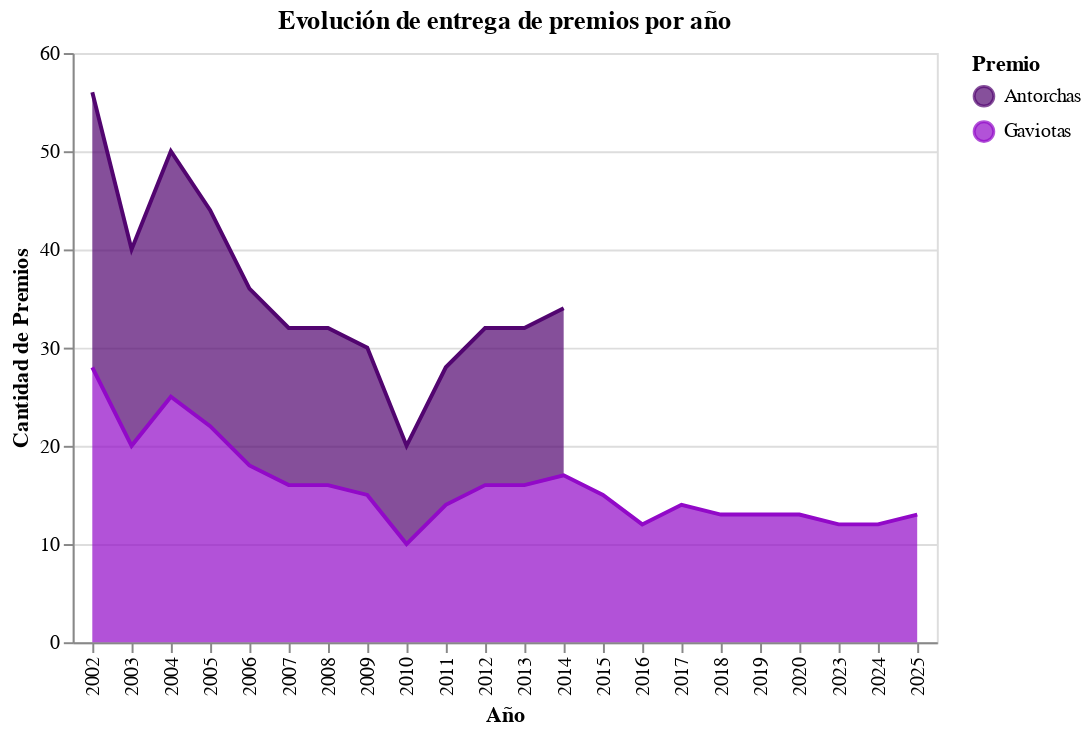

Notebook code for this chart:
### Code cell
import altair as alt
import pandas as pd
import numpy as np

data = pd.DataFrame({
    'Año': [2002,2003,2004,2005,2006,2007,2008,2009,2010,2011,2012,2013,2014,2015,2016,2017,2018,2019,2020,2023,2024,2025],
    'Gaviotas': [28,20,25,22,18,16,16,15,10,14,16,16,17,15,12,14,13,13,13,12,12,13],
    'Antorchas': [28,20,25,22,18,16,16,15,10,14,16,16,17] + [np.nan] * (22 - 13)
})

data_long = data.melt(id_vars=['Año'], value_vars=['Gaviotas','Antorchas'],
                      var_name='Premio', value_name='Cantidad')

chart = alt.Chart(data_long).mark_area(
    line={'color':'#520570'},
    color=alt.Gradient(
        gradient='linear',
        stops=[alt.GradientStop(color='white', offset=0),
               alt.GradientStop(color='#72079C', offset=1)],
        x1=1,
        x2=1,
        y1=1,
        y2=0
    )
).encode(
    x=alt.X('Año:O', title='Año'),
    y=alt.Y('Cantidad:Q', title='Cantidad de Premios'),
    color=alt.Color('Premio:N',
                    scale=alt.Scale(range=['#520570','#9209C8']))
).properties(
    title='Evolución de entrega de premios por año'
)

chart.display()

### Figure 1 — Vega-Lite specification as saved in the notebook (floating-point values rounded to 4 significant figures)
{"config": {"view": {"continuousWidth": 300, "continuousHeight": 300}}, "data": {"name": "data-1b58d3c835ec51b58ce39c855dfb029c"}, "mark": {"type": "area", "color": {"gradient": "linear", "stops": [{"color": "white", "offset": 0}, {"color": "#72079C", "offset": 1}], "x1": 1, "x2": 1, "y1": 1, "y2": 0}, "line": {"color": "#520570"}}, "encoding": {"color": {"field": "Premio", "scale": {"range": ["#520570", "#9209C8"]}, "type": "nominal"}, "x": {"field": "Año", "title": "Año", "type": "ordinal"}, "y": {"field": "Cantidad", "title": "Cantidad de Premios", "type": "quantitative"}}, "title": "Evolución de entrega de premios por año", "$schema": "https://vega.github.io/schema/vega-lite/v5.20.1.json", "datasets": {"data-1b58d3c835ec51b58ce39c855dfb029c": [{"Año": 2002, "Premio": "Gaviotas", "Cantidad": 28.0}, {"Año": 2003, "Premio": "Gaviotas", "Cantidad": 20.0}, {"Año": 2004, "Premio": "Gaviotas", "Cantidad": 25.0}, {"Año": 2005, "Premio": "Gaviotas", "Cantidad": 22.0}, {"Año": 2006, "Premio": "Gaviotas", "Cantidad": 18.0}, {"Año": 2007, "Premio": "Gaviotas", "Cantidad": 16.0}, {"Año": 2008, "Premio": "Gaviotas", "Cantidad": 16.0}, {"Año": 2009, "Premio": "Gaviotas", "Cantidad": 15.0}, {"Año": 2010, "Premio": "Gaviotas", "Cantidad": 10.0}, {"Año": 2011, "Premio": "Gaviotas", "Cantidad": 14.0}, {"Año": 2012, "Premio": "Gaviotas", "Cantidad": 16.0}, {"Año": 2013, "Premio": "Gaviotas", "Cantidad": 16.0}, {"Año": 2014, "Premio": "Gaviotas", "Cantidad": 17.0}, {"Año": 2015, "Premio": "Gaviotas", "Cantidad": 15.0}, {"Año": 2016, "Premio": "Gaviotas", "Cantidad": 12.0}, {"Año": 2017, "Premio": "Gaviotas", "Cantidad": 14.0}, {"Año": 2018, "Premio": "Gaviotas", "Cantidad": 13.0}, {"Año": 2019, "Premio": "Gaviotas", "Cantidad": 13.0}, {"Año": 2020, "Premio": "Gaviotas", "Cantidad": 13.0}, {"Año": 2023, "Premio": "Gaviotas", "Cantidad": 12.0}, {"Año": 2024, "Premio": "Gaviotas", "Cantidad": 12.0}, {"Año": 2025, "Premio": "Gaviotas", "Cantidad": 13.0}, {"Año": 2002, "Premio": "Antorchas", "Cantidad": 28.0}, {"Año": 2003, "Premio": "Antorchas", "Cantidad": 20.0}, {"Año": 2004, "Premio": "Antorchas", "Cantidad": 25.0}, {"Año": 2005, "Premio": "Antorchas", "Cantidad": 22.0}, {"Año": 2006, "Premio": "Antorchas", "Cantidad": 18.0}, {"Año": 2007, "Premio": "Antorchas", "Cantidad": 16.0}, {"Año": 2008, "Premio": "Antorchas", "Cantidad": 16.0}, {"Año": 2009, "Premio": "Antorchas", "Cantidad": 15.0}, {"Año": 2010, "Premio": "Antorchas", "Cantidad": 10.0}, {"Año": 2011, "Premio": "Antorchas", "Cantidad": 14.0}, {"Año": 2012, "Premio": "Antorchas", "Cantidad": 16.0}, {"Año": 2013, "Premio": "Antorchas", "Cantidad": 16.0}, {"Año": 2014, "Premio": "Antorchas", "Cantidad": 17.0}, {"Año": 2015, "Premio": "Antorchas", "Cantidad": null}, {"Año": 2016, "Premio": "Antorchas", "Cantidad": null}, {"Año": 2017, "Premio": "Antorchas", "Cantidad": null}, {"Año": 2018, "Premio": "Antorchas", "Cantidad": null}, {"Año": 2019, "Premio": "Antorchas", "Cantidad": null}, {"Año": 2020, "Premio": "Antorchas", "Cantidad": null}, {"Año": 2023, "Premio": "Antorchas", "Cantidad": null}, {"Año": 2024, "Premio": "Antorchas", "Cantidad": null}, {"Año": 2025, "Premio": "Antorchas", "Cantidad": null}]}}
